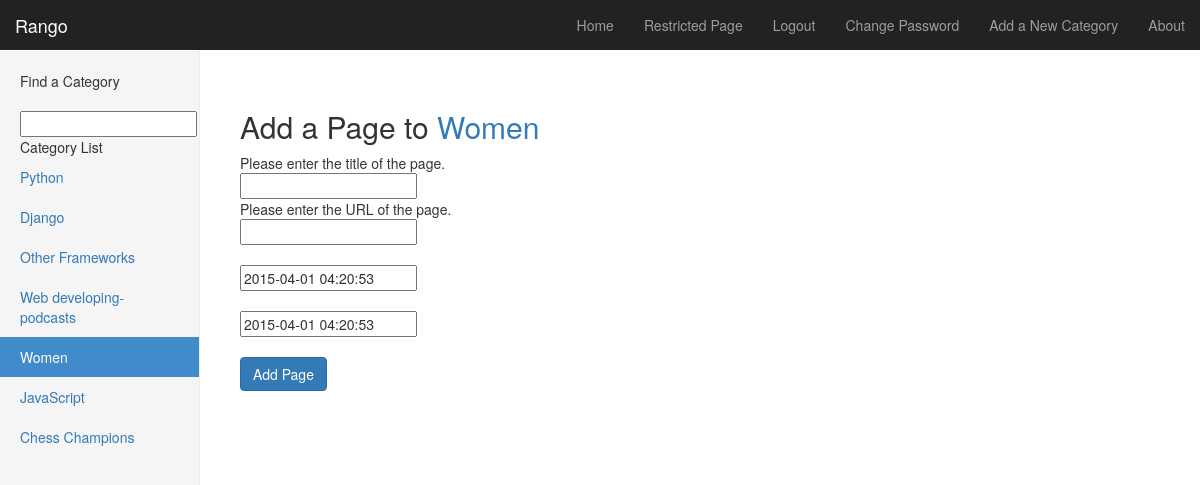
The page /rango/women/add_page/ (signed in) on the database its author committed.
### rango/models.py (models this page shows)
class Category(models.Model):
	name = models.CharField(max_length=128, unique=True)
	views = models.IntegerField(default=0)
	likes = models.IntegerField(default=0)
	slug = models.SlugField(unique=True)
	def save(self, *args, **kwargs):
		if self.views < 1:
			self.views = 0
		if self.likes < 1:
			self.likes = 0
		self.slug = slugify(self.name)
		super(Category, self).save(*args, **kwargs)
	def __unicode__(self):
		return self.name

### rango/views.py (the view)
# urls.py: url(r'^(?P<category_name_slug>[\w\-]+)/add_page/$', views.add_page, name='add_page'),
@login_required
def add_page(request, category_name_slug):
	try:
		cat = Category.objects.get(slug=category_name_slug)
	except Category.DoesNotExist:
		cat = None
	if request.method == 'POST':
		form = PageForm(request.POST)
		if form.is_valid():
			if cat:
				page = form.save(commit=False)
				page.category = cat
				page.views = 0
				page.first_visit = timezone.now()
				page.last_visit = timezone.now()
				page.save()
				return category(request, category_name_slug)
		else:
			print form.errors
	else:
		form = PageForm()
	context_dict = {'form': form, 'category': cat}
	return render(request, 'rango/add_page.html', context_dict)

### rango/forms.py (shortened to what this page needs)
class PageForm(forms.ModelForm):
	title = forms.CharField(max_length=128, help_text="Please enter the title of the page.")
	url = forms.URLField(max_length=200, help_text="Please enter the URL of the page.")
	views = forms.IntegerField(widget=forms.HiddenInput(), initial=0)
	class Meta:
		model = Page
		exclude = ('category',)

### rango/templatetags/rango_extras.py (called while the page is built)
@register.inclusion_tag('rango/cats.html')
def get_category_list(cat=None):
	return {'cats': Category.objects.all(), 'act_cat': cat}

### templates/rango/add_page.html (shortened to what this page needs)
{% extends "base.html" %}
{% block body_block %}
{% if category %}
	<form role="form" id="page_form" method="post" action="/rango/{{ category.slug }}/add_page/">
	<h2 class="form-signin-heading">Add a Page to <a href="/rango/category/{{ category.slug }}/">{{ category.name }}</a></h2>
		{% for field in form.visible_fields %}
			{{ field.help_text }}<br />
			{{ field }}<br />
		{% endfor %}
		<br />
		<button class="btn btn-primary" type="submit" name="submit">Add Page</button>
	</form>
	{% else %}
	<p>This category does not exist.</p>
	{% endif %}
{% endblock %}

### templates/rango/cats.html (shortened to what this page needs)
{% if cats %}
	<ul class="nav nav-sidebar">
	{% for c in cats %}
		{% if c == act_cat %}<li class="active">
		{% else %}<li>{% endif %}
			<a href="{% url 'category' c.slug %}">{{ c.name }}</a></li>
	{% endfor %}
{% endif %}

### static/css/dashboard.css (style rules this page uses)
body { padding-top: 50px; }
.nav-sidebar { margin-right: -21px; margin-bottom: 20px; margin-left: -20px; }
.nav-sidebar > li > a { padding-right: 20px; padding-left: 20px; }
.nav-sidebar > .active > a, .nav-sidebar > .active > a:hover, .nav-sidebar > .active > a:focus { color: #fff; background-color: #428bca; }

### rows shown on the page
Category: name "Python"
Category: name "Django"
Category: name "Other Frameworks"
Category: name "Web developing-podcasts"
Category: name "Women"
Category: name "JavaScript"
Category: name "Chess Champions"

### other values the page prints
{{ field.help_text }} "Please enter the title of the page." "Please enter the URL of the page."
